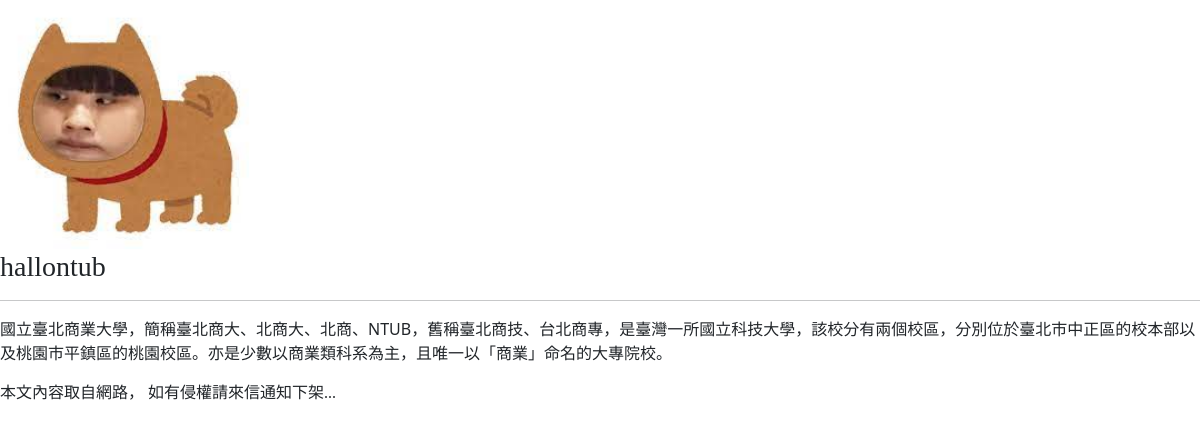
The page /post/hallontub/ on the database its author committed.
### mysite/models.py (models this page shows, shortened)
class Post(models.Model):
    title = models.CharField(max_length=200)
    slug = models.CharField(max_length=200)
    body = models.TextField()
    pub_date = models.DateTimeField(auto_now_add=True)
    class Meta:
        ordering = ("-pub_date",)

### mysite/views.py (the view)
# urls.py: path('post/<slug:slug>/',mv.showpost,name="showpost"),
def showpost(request, slug):
    post = Post.objects.get(slug=slug)
    if post != None:
        return render(request, "post.html", locals())
    else:
        return HttpResponse("post null")

### mysite/templatetags/markdown_extras.py (called while the page is built)
@register.filter
def convert_markdown(text):
    return markdown.markdown(text)

### templates/post.html (shortened to what this page needs)
{% extends 'base.html' %}
{% load markdown_extras %}
{% block headmessage %}
    <h3 style='font-family:微軟正黑體;'>{{ post.title }}</h3>
{% endblock %}
{% block content %}
        <p style='font-family:微軟正黑體;font-size:12pt;letter-spacing:2pt;'>
            {{ post.body | convert_markdown | safe }}</a>
        </p>
{% endblock %}

### rows shown on the page
Post: title "hallontub", body|convert_markdown "國立臺北商業大學，簡稱臺北商大、北商大、北商、NTUB，舊稱臺北商技、台北商專，是臺灣一所國立科技大學，該校分有兩個校區，分別位於臺北市中正區的校本部以及桃園市平鎮區的桃園校區。亦是少數以商業類科系為主，且唯一以「商業」命名的大專院校。"
